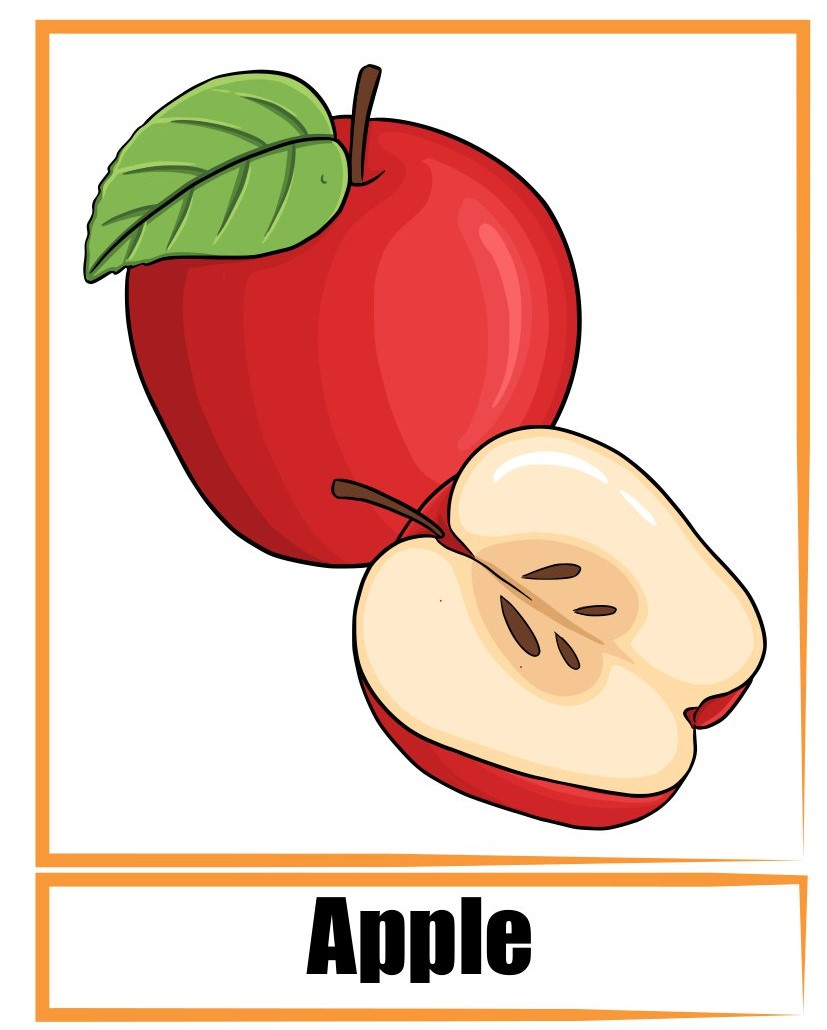
//> input picture MemoryMatching/bitfuul-images/apple.jpg, 827 x 1030 px
$ ./MemoryMatching   (built with g++ and OpenCV 4)
//> lines starting //> are read from the running program, lines starting //| are printed output that depends on the picture
#include <iostream>
#include <vector>
#include <algorithm>
#include <random>
#include <thread>
#include <opencv2/opencv.hpp>
#include <opencv2/imgcodecs.hpp>

// FRUIT MATCH : Author : Jacob Snow
// Specification : C++ Memory Matching Game

// Global variables

// Mouse starting point for game board
int clickedRow = -1;
int clickedCol = -1;

// Specify the number of rows and columns
// HERE is where difficulty can be changed (still, all images will be loaded in, but we may implement
// different difficulties in the future)
int numRows = 4;
int numCols = 6;

// Specify the dimensions
int cardWidth = 100; // Set the width of each card (in pixels)
int cardHeight = 150; // Set the height of each card (in pixels)
int tableWidth = numCols * (cardWidth + 10); // Set the width of the table (including spacing)
int tableHeight = numRows * (cardHeight + 10); // Set the height of the table (including spacing)

struct Card {
    int value;          // Unique identifier for the card
    bool matched;       // Flag to indicate if the card is matched
    bool revealed;      // Flag to indicate if the card is currently revealed
};

// Function to generate a shuffled deck of cards
// [65 lines left out: functions generateDeck, createBoard, onMouse, drawText, isValidCardClick, not called in this run]

bool isRevealed(int row, int col, const std::vector<std::vector<Card>>& board) {
    return board[row][col].revealed;
}

int main() {
    std::cout << "Welcome to Fruit Match!" << std::endl;
    // Grab images from bitfuul-images, representing the cards and card-backs
    cv::Mat card1 = cv::imread("bitfuul-images/apple.jpg");
//> card1 is the input picture: 1030 rows x 827 cols, CV_8UC3; mean B, G, R 183.2, 198, 232
    cv::Mat card2 = cv::imread("bitfuul-images/banana.jpg");
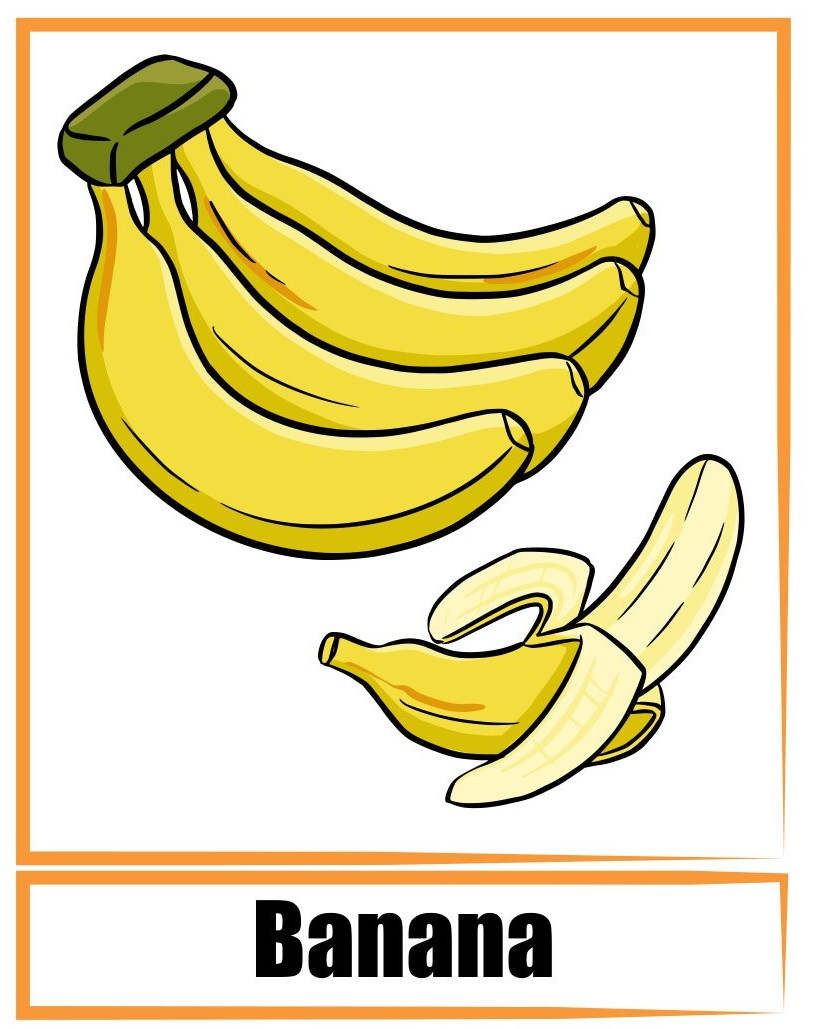
//> input picture MemoryMatching/bitfuul-images/banana.jpg, 827 x 1029 px
//> card2 is the input picture: 1029 rows x 827 cols, CV_8UC3; mean B, G, R 180.2, 220.9, 231.9
    cv::Mat card3 = cv::imread("bitfuul-images/cherry.jpg");
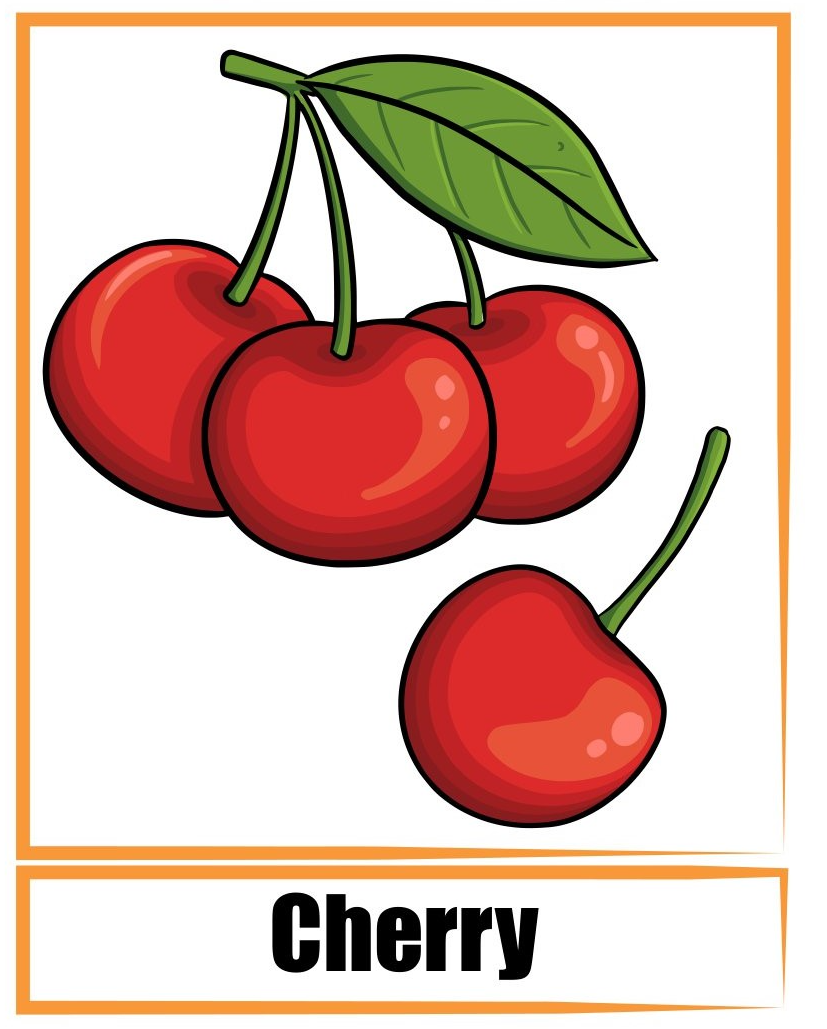
//> input picture MemoryMatching/bitfuul-images/cherry.jpg, 827 x 1029 px
//> card3 is the input picture: 1029 rows x 827 cols, CV_8UC3; mean B, G, R 173.6, 185.5, 220.9
    cv::Mat card4 = cv::imread("bitfuul-images/grapes.jpg");
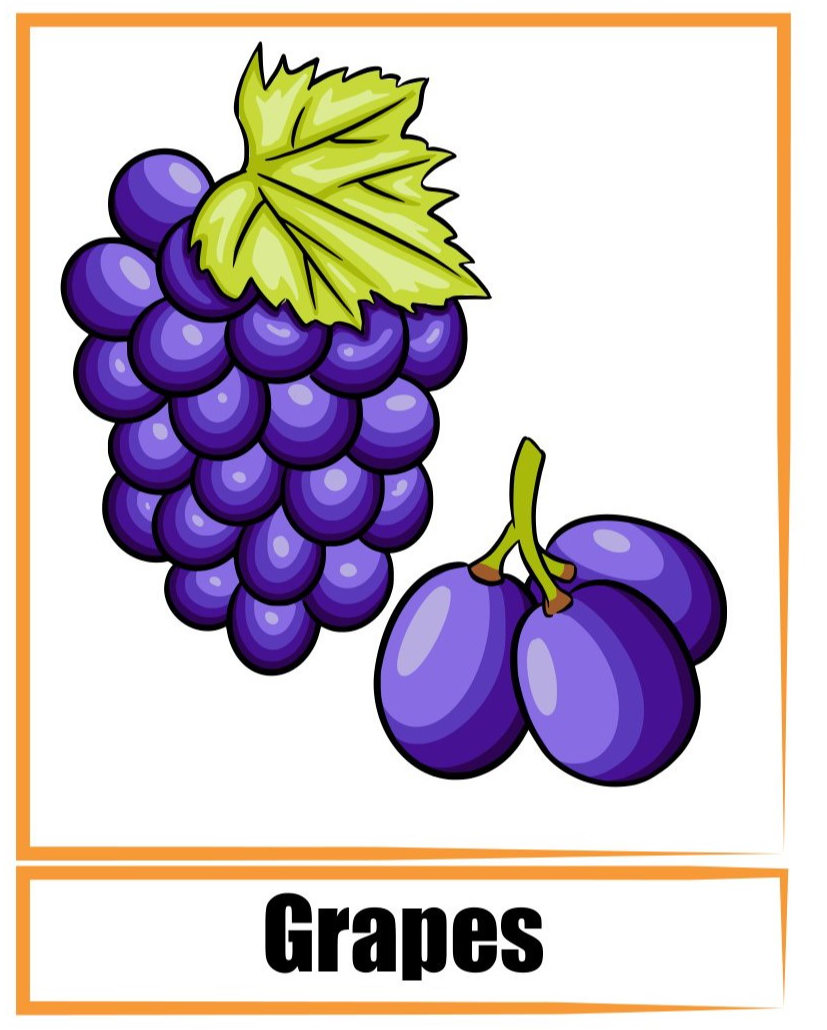
//> input picture MemoryMatching/bitfuul-images/grapes.jpg, 827 x 1030 px
//> card4 is the input picture: 1030 rows x 827 cols, CV_8UC3; mean B, G, R 198.7, 192.2, 204.4
    cv::Mat card5 = cv::imread("bitfuul-images/lemon.jpg");
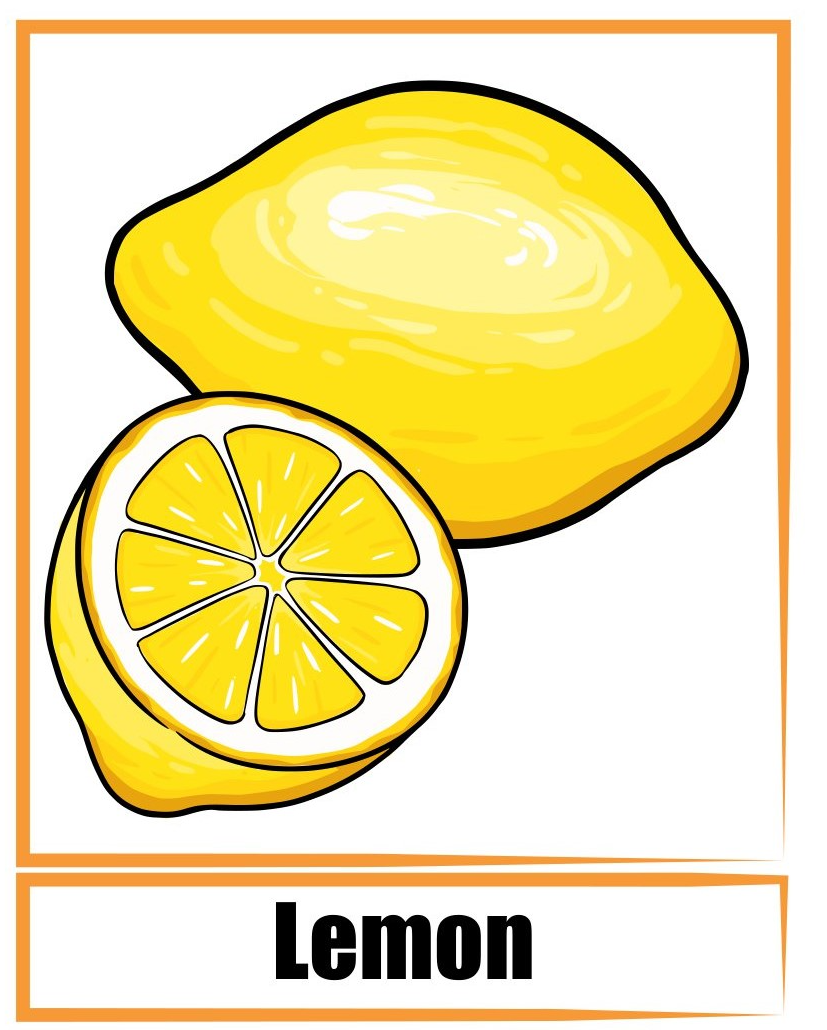
//> input picture MemoryMatching/bitfuul-images/lemon.jpg, 827 x 1030 px
//> card5 is the input picture: 1030 rows x 827 cols, CV_8UC3; mean B, G, R 165, 225.4, 240.2
    cv::Mat card6 = cv::imread("bitfuul-images/orange.jpg");
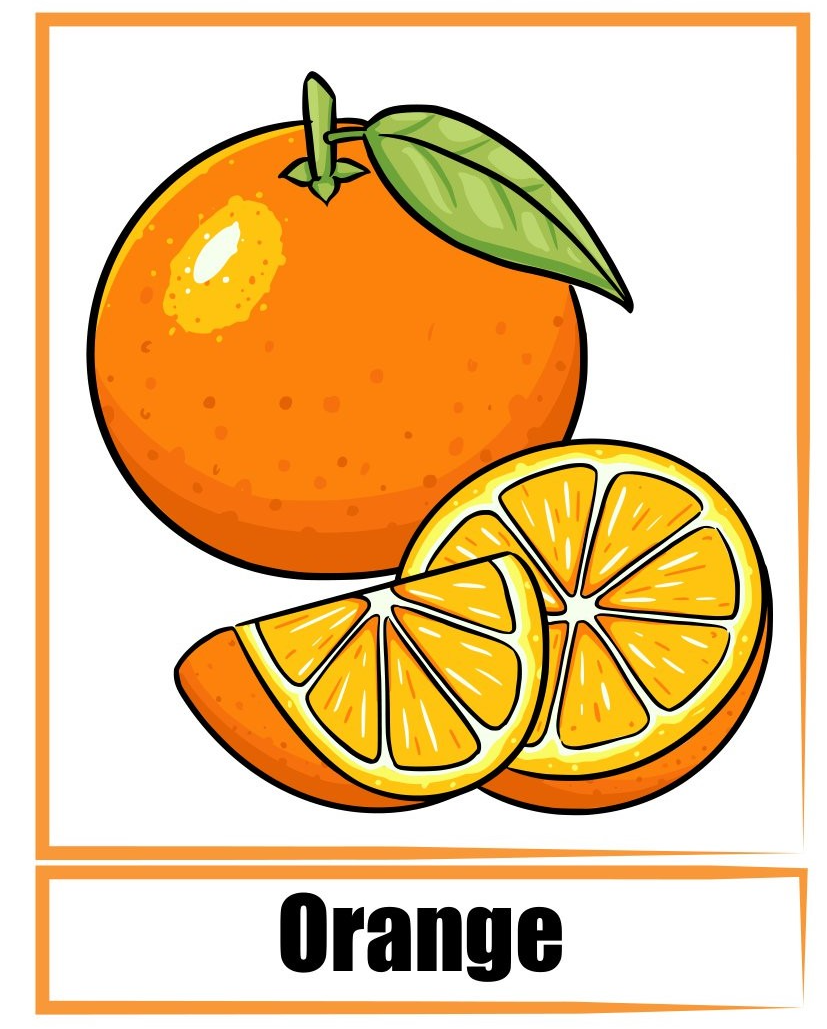
//> input picture MemoryMatching/bitfuul-images/orange.jpg, 827 x 1029 px
//> card6 is the input picture: 1029 rows x 827 cols, CV_8UC3; mean B, G, R 147.8, 197.5, 231.8
    cv::Mat card7 = cv::imread("bitfuul-images/pear.jpg");
//> pear.jpg cannot be read in this run, so this picture is empty
    cv::Mat card8 = cv::imread("bitfuul-images/pineapple.jpg");
//> pineapple.jpg cannot be read in this run, so this picture is empty
    cv::Mat card9 = cv::imread("bitfuul-images/strawberry.jpg");
//> strawberry.jpg cannot be read in this run, so this picture is empty
    cv::Mat card10 = cv::imread("bitfuul-images/watermelon.jpg");
//> watermelon.jpg cannot be read in this run, so this picture is empty
    cv::Mat card11 = cv::imread("bitfuul-images/kiwi-fruit.jpg");
//> kiwi-fruit.jpg cannot be read in this run, so this picture is empty
    cv::Mat card12 = cv::imread("bitfuul-images/mango.jpg");
//> mango.jpg cannot be read in this run, so this picture is empty
    cv::Mat cardBack = cv::imread("bitfuul-images/card-back.jpg");
//> card-back.jpg cannot be read in this run, so this picture is empty

    // Resize the images
    cv::resize(card1, card1, cv::Size(cardWidth, cardHeight));
//> card1: 150 rows x 100 cols, CV_8UC3
    cv::resize(card2, card2, cv::Size(cardWidth, cardHeight));
//> card2: 150 rows x 100 cols, CV_8UC3
    cv::resize(card3, card3, cv::Size(cardWidth, cardHeight));
//> card3: 150 rows x 100 cols, CV_8UC3
    cv::resize(card4, card4, cv::Size(cardWidth, cardHeight));
//> card4: 150 rows x 100 cols, CV_8UC3
    cv::resize(card5, card5, cv::Size(cardWidth, cardHeight));
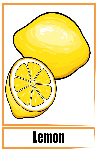
//> card5: 150 rows x 100 cols, CV_8UC3; mean B, G, R 164.7, 225.2, 240.1
    cv::resize(card6, card6, cv::Size(cardWidth, cardHeight));
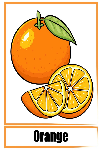
//> card6: 150 rows x 100 cols, CV_8UC3; mean B, G, R 147, 197, 231.7
//> (the run ends here: the program stops with an error, at `cv::resize(card7, card7, cv::Size(cardWidth, cardHeight));`)
